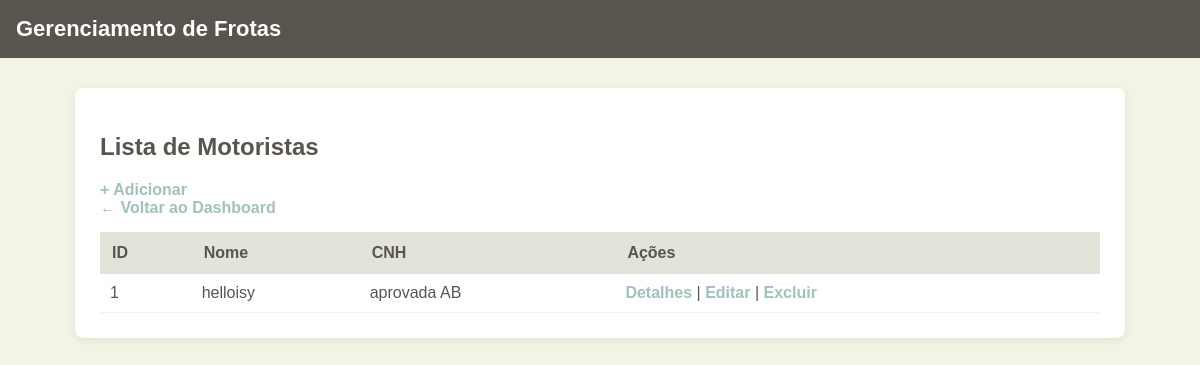
The page /frotas/motoristas/ on the database as committed earlier.
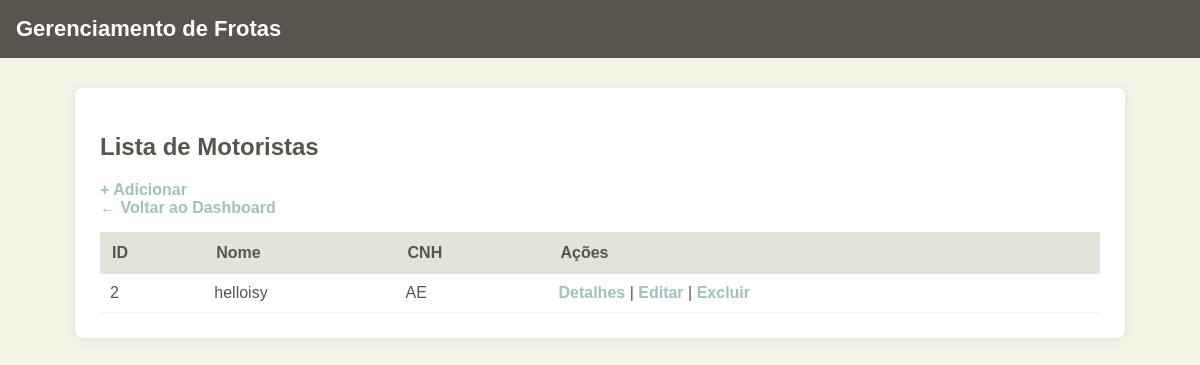
The same page on the database as committed later.
### frotas/models.py (models this page shows, shortened)
class Motorista(models.Model):
    nome = models.CharField(max_length=100)
    cnh = models.CharField(max_length=20)

### frotas/views.py (the view)
# urls.py: path('motoristas/', views.listar_motoristas, name='listar_motoristas'),
def listar_motoristas(request):
    motoristas = Motorista.objects.all()
    return render(request, 'motoristas/lista_motoristas.html', {'motoristas': motoristas})

### frotas/templates/motoristas/lista_motoristas.html (shortened to what this page needs)
{% load static %}
<!DOCTYPE html>
<html lang="pt-br">
<head>
    <link rel="stylesheet" href="{% static 'css/base.css' %}">
    <link rel="stylesheet" href="{% static 'css/motoristas.css' %}">
</head>
<body>
    <header>
        <h1>Gerenciamento de Frotas</h1>
    </header>
    <div class="container">
        <div class="motorista-header">
            <h2>Lista de Motoristas</h2>
            <a href="{% url 'adicionar_motorista' %}">+ Adicionar</a>
        </div>
        <a href="{% url 'dashboard' %}">← Voltar ao Dashboard</a>
        {% if motoristas %}
            <table class="table-motoristas">
                <thead>
                    <tr>
                        <th>ID</th>
                        <th>Nome</th>
                        <th>CNH</th>
                        <th>Ações</th>
                    </tr>
                </thead>
                <tbody>
                    {% for m in motoristas %}
                        <tr>
                            <td>{{ m.id }}</td>
                            <td>{{ m.nome }}</td>
                            <td>{{ m.cnh }}</td>
                            <td class="acao-links">
                                <a href="{% url 'detalhe_motorista' m.id %}">Detalhes</a> |
                                <a href="{% url 'alterar_motorista' m.id %}">Editar</a> |
                                <a href="{% url 'excluir_motorista' m.id %}">Excluir</a>
                            </td>
                        </tr>
                    {% endfor %}
                </tbody>
            </table>
        {% else %}
            <p>Nenhum motorista cadastrado.</p>
        {% endif %}
    </div>
</body>
</html>

Rows that differ between the two databases and show on the page:
removed Motorista: id "1", nome "helloisy", cnh "aprovada AB"
added Motorista: id "2", nome "helloisy", cnh "AE"
